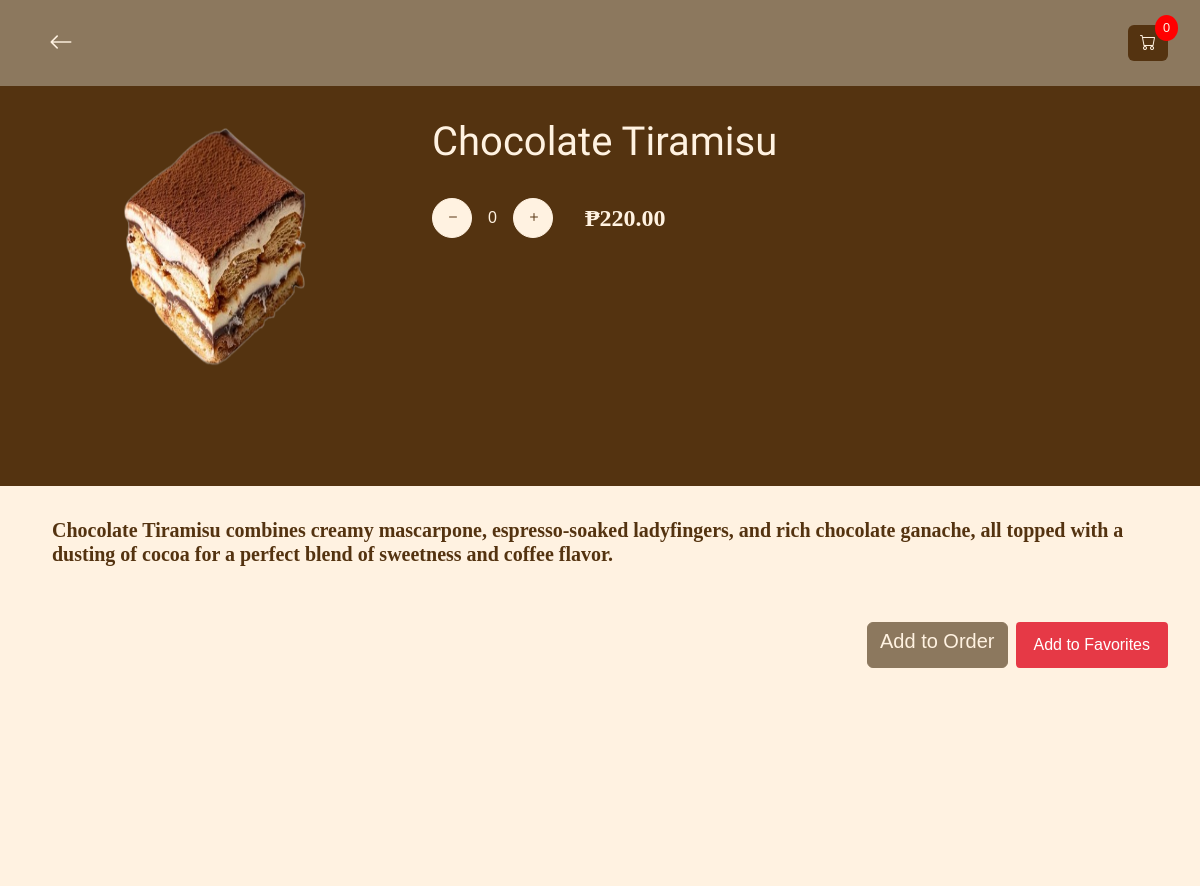
/php/dessert.php?id=1 (signed in), run on the app's committed database.
### tables this page shows
CREATE TABLE `menuitems` (
  `menu_item_id` int(11) NOT NULL,
  `menu_item_name` varchar(255) NOT NULL,
  `description` text NOT NULL,
  `price` decimal(10,2) NOT NULL,
  `image_url` varchar(255) DEFAULT NULL,
  `menu_category_id` int(11) DEFAULT NULL,
  `ingredients_used` int(11) DEFAULT NULL
);

### php/dessert.php (the view, shortened to what this page needs)
<!DOCTYPE html>
<html lang="en">
<head>
    <link href="https://cdn.jsdelivr.net/npm/bootstrap@5.3.0-alpha1/dist/css/bootstrap.min.css" rel="stylesheet">
    <link href="https://cdn.jsdelivr.net/npm/bootstrap-icons/font/bootstrap-icons.css" rel="stylesheet">
</head>
<body>
    <?php
    $conn = new mysqli("localhost", "root", "", "login");
    $dessert_id = isset($_GET['id']) ? intval($_GET['id']) : 0;
    $sql = "SELECT menu_item_name, price, description, image_url FROM menuitems WHERE menu_item_id = ? AND menu_category_id = 7";
    $stmt = $conn->prepare($sql);
    $stmt->bind_param("i", $dessert_id);
    $stmt->execute();
    $result = $stmt->get_result();
    if ($result->num_rows > 0) {
        $dessert = $result->fetch_assoc();
    } else {
        echo "<p>Dessert not found.</p>";
        exit;
    }
    ?>
    <div class="header">
        <button class="btn btn-back d-flex align-items-center me-auto" onclick="window.location.href='menu.php';">
            <i class="bi bi-arrow-left"></i>
        </button>
        <div class="cart-summary">
            <button class="btn btn-cart-summary" onclick="window.location.href='shoppingcart.php';">
                <i class="bi bi-cart"></i>
            </button>
            <span class="cart-count" id="cartCount">0</span>
        </div>
    </div>
    <div class="content">
        <div class="section-1">
            <div class="product-image">
                <img src="<?php echo htmlspecialchars($dessert['image_url']); ?>" alt="<?php echo htmlspecialchars($dessert['menu_item_name']); ?>" style="height: 260px; width: 210px;">
            </div>
            <div class="product-info">
                <h1 class="text-color"><?php echo htmlspecialchars($dessert['menu_item_name']); ?></h1>
                <div class="quantity-container">
                    <button class="btn btn-outline-secondary" onclick="decreaseQuantity()">
                        <i class="bi bi-dash"></i>
                    </button>
                    <span id="quantity" class="text-color">0</span>
                    <button class="btn btn-outline-secondary" onclick="increaseQuantity()">
                        <i class="bi bi-plus"></i>
                    </button>
                    <span class="price text-color">₱<?php echo htmlspecialchars($dessert['price']); ?></span>
                </div>
            </div>
        </div>
        <div class="section-2">
            <h5 class="text-color"><?php echo htmlspecialchars($dessert['description']); ?></h5>
            <br>
            <br>
            <div class="d-flex justify-content-end">
                <button class="btn btn-primary" id="addToCartButton">
                    <h5>Add to Order</h5>
                </button>
                <button class="btn btn-favorites ms-2">Add to Favorites</button>
            </div>
        </div>
    </div>
</body>
</html>

### php/dessert.php (style rules this page uses)
body { margin: 0; padding: 0; font-family: Anaheim, sans-serif; height: 100vh; overflow: hidden; }
.header { background-color: #8C785E; color: #FFF2E1; padding: 1rem 2rem; display: flex; align-items: center; justify-content: space-between; }
.content { display: flex; flex-direction: column; height: 100%; }
.section-1 { background-color: #543310; padding: 2rem; display: flex; gap: 2rem; flex-wrap: wrap; flex: 1; overflow: hidden; }
.section-1 .product-image { display: flex; justify-content: center; flex: 1 1 300px; }
.section-1 .product-info { flex: 2 1 600px; display: flex; flex-direction: column; justify-content: flex-start; gap: 2rem; }
.product-info h1 { font-size: 2.5rem; margin: 0; font-family: Agbalumo, sans-serif; }
.section-1 .text-color { color: #FFF2E1; }
.quantity-container { display: flex; align-items: center; gap: 1rem; }
.quantity-container button { border-radius: 50%; width: 40px; height: 40px; background-color: #FFF2E1; border: 1px solid #FFF2E1; color: #543310; }
.price { font-size: 1.5rem; margin-left: 1rem; font-family: Adamina, serif; font-weight: 700; }
.section-2 { background-color: #FFF2E1; padding: 2rem; flex: 1; }
.section-2 .text-color { color: #543310; margin-left: 20px; font-family: Adamina, serif; font-weight: 700; }
.cart-summary { position: relative; }
.cart-summary .cart-count { position: absolute; top: -10px; right: -10px; background-color: red; color: #FFF2E1; border-radius: 50%; padding: 0.2rem 0.5rem; font-size: 0.8rem; font-family: Anaheim, sans-serif; }
.btn-back { color: #FFF2E1; font-size: 1.5rem; padding: 0.5rem 1rem; width: auto; height: auto; font-family: Anaheim, sans-serif; }
.btn-cart-summary { color: #FFF2E1; background-color: #543310; border: none; }
.btn-primary { background-color: #8C785E; border-color: #8C785E; color: #FFF2E1; }
.btn-favorites { background: #e63946; border: 2px solid #e63946; color: #fff; padding: 8px 16px; border-radius: 4px; transition: all 0.3s ease; }

### data on the page
menuitems: image_url (picture), menu_item_name "Chocolate Tiramisu", price "220.00", description "Chocolate Tiramisu combines creamy mascarpone, espresso-soaked ladyfingers, and rich chocolate ganache, all topped with a dusting of cocoa for a perfect blend of sweetness and coffee flavor."
